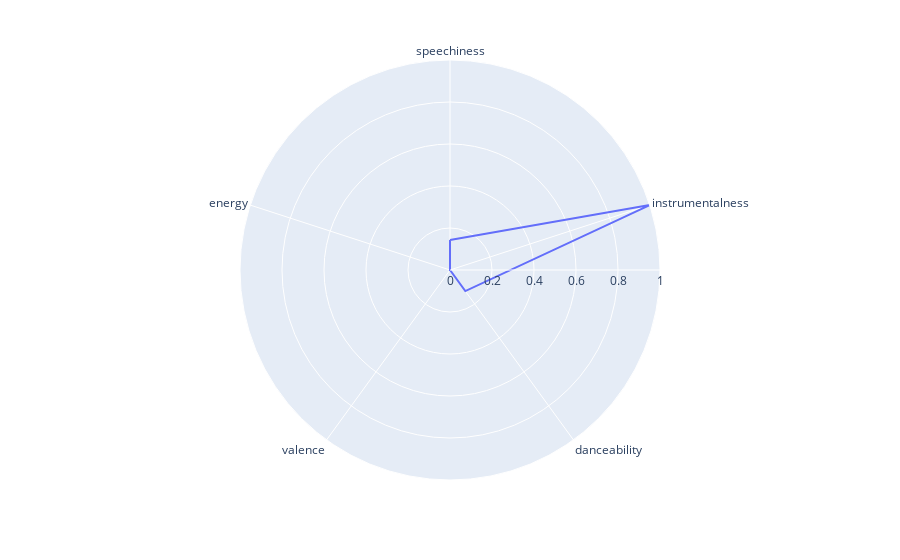

Notebook source saved alongside this figure:
### Code cell
fig = make_radar("Erik Eriksson")
fig.show()

### Figure 1 — Plotly figure (JSON) as saved in the notebook; plotly's stock layout.template omitted (floating-point values rounded to 4 significant figures)
{"data": [{"hovertemplate": "<b>%{hovertext}</b><br><br>r=%{r}<br>theta=%{theta}<extra></extra>", "hovertext": ["Erik Eriksson", "Erik Eriksson", "Erik Eriksson", "Erik Eriksson", "Erik Eriksson", "Erik Eriksson"], "legendgroup": "", "line": {"color": "#636efa", "dash": "solid"}, "mode": "lines", "name": "", "r": [0.143, 1, 0.124, 1e-05, 6.63e-05, 0.143], "showlegend": false, "subplot": "polar", "theta": ["speechiness", "instrumentalness", "danceability", "valence", "energy", "speechiness"], "type": "scatterpolar"}], "layout": {"legend": {"tracegroupgap": 0}, "margin": {"t": 60}, "polar": {"angularaxis": {"direction": "clockwise", "rotation": 90}, "domain": {"x": [0, 1], "y": [0, 1]}}}}
